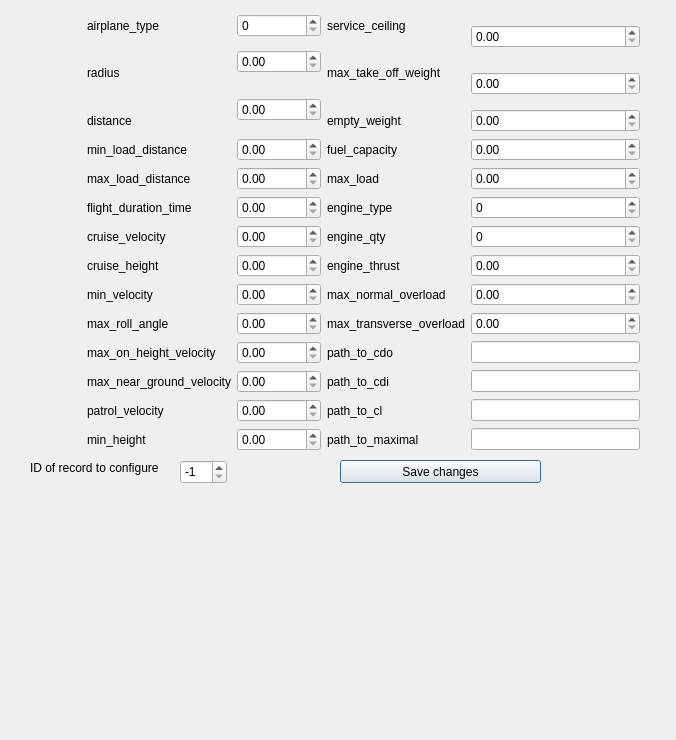
 <widget class="QDialog" name="edit_dialog_window">
  <property name="geometry">
   <rect>
    <x>0</x>
    <y>0</y>
    <width>676</width>
    <height>740</height>
   </rect>
  </property>
  <property name="windowTitle">
   <string>Dialog</string>
  </property>
  <widget class="QWidget" name="layoutWidget">
   <property name="geometry">
    <rect>
     <x>87</x>
     <y>14</y>
     <width>553</width>
     <height>437</height>
    </rect>
   </property>
   <layout class="QGridLayout" name="gridLayout">
    <item row="0" column="1">
     <widget class="QSpinBox" name="airplane_type_"/>
    </item>
    <item row="0" column="2">
     <widget class="QLabel" name="label_15">
      <property name="text">
       <string>service_ceiling</string>
      </property>
     </widget>
    </item>
    <item row="0" column="3" rowspan="2">
     <widget class="QDoubleSpinBox" name="service_ceiling_">
      <property name="maximum">
       <double>50000.000000000000000</double>
      </property>
     </widget>
    </item>
    <item row="1" column="1" rowspan="2">
     <widget class="QDoubleSpinBox" name="radius_">
      <property name="maximum">
       <double>100000000.000000000000000</double>
      </property>
      <property name="singleStep">
       <double>1000.000000000000000</double>
      </property>
     </widget>
    </item>
    <item row="2" column="0">
     <widget class="QLabel" name="label_2">
      <property name="text">
       <string>radius</string>
      </property>
     </widget>
    </item>
    <item row="2" column="2">
     <widget class="QLabel" name="label_16">
      <property name="text">
       <string>max_take_off_weight</string>
      </property>
     </widget>
    </item>
    <item row="2" column="3" rowspan="2">
     <widget class="QDoubleSpinBox" name="max_take_off_weight_">
      <property name="maximum">
       <double>500000.000000000000000</double>
      </property>
     </widget>
    </item>
    <item row="3" column="1" rowspan="2">
     <widget class="QDoubleSpinBox" name="distance_">
      <property name="maximum">
       <double>100000000.000000000000000</double>
      </property>
      <property name="singleStep">
       <double>1000.000000000000000</double>
      </property>
     </widget>
    </item>
    <item row="4" column="0">
     <widget class="QLabel" name="label_3">
      <property name="text">
       <string>distance</string>
      </property>
     </widget>
    </item>
    <item row="4" column="2">
     <widget class="QLabel" name="label_17">
      <property name="text">
       <string>empty_weight </string>
      </property>
     </widget>
    </item>
    <item row="4" column="3">
     <widget class="QDoubleSpinBox" name="empty_weight_">
      <property name="maximum">
       <double>500000.000000000000000</double>
      </property>
     </widget>
    </item>
    <item row="5" column="0">
     <widget class="QLabel" name="label_4">
      <property name="text">
       <string>min_load_distance</string>
      </property>
     </widget>
    </item>
    <item row="5" column="1">
     <widget class="QDoubleSpinBox" name="min_load_distance_">
      <property name="maximum">
       <double>100000000.000000000000000</double>
      </property>
      <property name="singleStep">
       <double>1000.000000000000000</double>
      </property>
     </widget>
    </item>
    <item row="5" column="2">
     <widget class="QLabel" name="label_18">
      <property name="text">
       <string>fuel_capacity</string>
      </property>
     </widget>
    </item>
    <item row="5" column="3">
     <widget class="QDoubleSpinBox" name="fuel_capacity_">
      <property name="maximum">
       <double>500000.000000000000000</double>
      </property>
     </widget>
    </item>
    <item row="6" column="0">
     <widget class="QLabel" name="label_5">
      <property name="text">
       <string>max_load_distance</string>
      </property>
     </widget>
    </item>
    <item row="6" column="1">
     <widget class="QDoubleSpinBox" name="max_load_distance_">
      <property name="maximum">
       <double>100000000.000000000000000</double>
      </property>
      <property name="singleStep">
       <double>1000.000000000000000</double>
      </property>
     </widget>
    </item>
    <item row="6" column="2">
     <widget class="QLabel" name="label_19">
      <property name="text">
       <string>max_load </string>
      </property>
     </widget>
    </item>
    <item row="6" column="3">
     <widget class="QDoubleSpinBox" name="max_load_">
      <property name="maximum">
       <double>500000.000000000000000</double>
      </property>
     </widget>
    </item>
    <item row="7" column="0">
     <widget class="QLabel" name="label_6">
      <property name="text">
       <string>flight_duration_time</string>
      </property>
     </widget>
    </item>
    <item row="7" column="1">
     <widget class="QDoubleSpinBox" name="flight_duration_time_">
      <property name="maximum">
       <double>1000000.000000000000000</double>
      </property>
     </widget>
    </item>
    <item row="7" column="2">
     <widget class="QLabel" name="label_20">
      <property name="text">
       <string>engine_type</string>
      </property>
     </widget>
    </item>
    <item row="7" column="3">
     <widget class="QSpinBox" name="engine_type_"/>
    </item>
    <item row="8" column="0">
     <widget class="QLabel" name="label_7">
      <property name="text">
       <string>cruise_velocity</string>
      </property>
     </widget>
    </item>
    <item row="8" column="1">
     <widget class="QDoubleSpinBox" name="cruise_velocity_">
      <property name="maximum">
       <double>10000000.000000000000000</double>
      </property>
     </widget>
    </item>
    <item row="8" column="2">
     <widget class="QLabel" name="label_21">
      <property name="text">
       <string>engine_qty</string>
      </property>
     </widget>
    </item>
    <item row="8" column="3">
     <widget class="QSpinBox" name="engine_qty_"/>
    </item>
    <item row="9" column="0">
     <widget class="QLabel" name="label_8">
      <property name="text">
       <string>cruise_height</string>
      </property>
     </widget>
    </item>
    <item row="9" column="1">
     <widget class="QDoubleSpinBox" name="cruise_height_">
      <property name="maximum">
       <double>50000.000000000000000</double>
      </property>
     </widget>
    </item>
    <item row="9" column="2">
     <widget class="QLabel" name="label_22">
      <property name="text">
       <string>engine_thrust</string>
      </property>
     </widget>
    </item>
    <item row="9" column="3">
     <widget class="QDoubleSpinBox" name="engine_thrust_">
      <property name="maximum">
       <double>500000.000000000000000</double>
      </property>
     </widget>
    </item>
    <item row="10" column="0">
     <widget class="QLabel" name="label_9">
      <property name="text">
       <string>min_velocity</string>
      </property>
     </widget>
    </item>
    <item row="10" column="1">
     <widget class="QDoubleSpinBox" name="min_velocity_">
      <property name="maximum">
       <double>10000.000000000000000</double>
      </property>
     </widget>
    </item>
    <item row="10" column="2">
     <widget class="QLabel" name="label_23">
      <property name="text">
       <string>max_normal_overload</string>
      </property>
     </widget>
    </item>
    <item row="10" column="3">
     <widget class="QDoubleSpinBox" name="max_normal_overload_">
      <property name="maximum">
       <double>100.000000000000000</double>
      </property>
     </widget>
    </item>
    <item row="11" column="0">
     <widget class="QLabel" name="label_10">
      <property name="text">
       <string>max_roll_angle</string>
      </property>
     </widget>
    </item>
    <item row="11" column="1">
     <widget class="QDoubleSpinBox" name="max_roll_angle_">
      <property name="maximum">
       <double>3.000000000000000</double>
      </property>
     </widget>
    </item>
    <item row="11" column="2">
     <widget class="QLabel" name="label_24">
      <property name="text">
       <string>max_transverse_overload</string>
      </property>
     </widget>
    </item>
    <item row="11" column="3">
     <widget class="QDoubleSpinBox" name="max_transverse_overload_"/>
    </item>
    <item row="12" column="0">
     <widget class="QLabel" name="label_11">
      <property name="text">
       <string>max_on_height_velocity</string>
      </property>
     </widget>
    </item>
    <item row="12" column="1">
     <widget class="QDoubleSpinBox" name="max_on_height_velocity_">
      <property name="maximum">
       <double>10000.000000000000000</double>
      </property>
     </widget>
    </item>
    <item row="12" column="2">
     <widget class="QLabel" name="label_25">
      <property name="text">
       <string>path_to_cdo</string>
      </property>
     </widget>
    </item>
    <item row="12" column="3">
     <widget class="QLineEdit" name="path_to_cdo_">
      <property name="text">
       <string/>
      </property>
     </widget>
    </item>
    <item row="13" column="0">
     <widget class="QLabel" name="label_12">
      <property name="text">
       <string>max_near_ground_velocity</string>
      </property>
     </widget>
    </item>
    <item row="13" column="1">
     <widget class="QDoubleSpinBox" name="max_near_ground_velocity_">
      <property name="maximum">
       <double>10000.000000000000000</double>
      </property>
     </widget>
    </item>
    <item row="13" column="2">
     <widget class="QLabel" name="label_26">
      <property name="text">
       <string>path_to_cdi</string>
      </property>
     </widget>
    </item>
    <item row="13" column="3">
     <widget class="QLineEdit" name="path_to_cdi_">
      <property name="text">
       <string/>
      </property>
     </widget>
    </item>
    <item row="14" column="0">
     <widget class="QLabel" name="label_13">
      <property name="text">
       <string>patrol_velocity </string>
      </property>
     </widget>
    </item>
    <item row="14" column="1">
     <widget class="QDoubleSpinBox" name="patrol_velocity_">
      <property name="maximum">
       <double>10000.000000000000000</double>
      </property>
     </widget>
    </item>
    <item row="14" column="2">
     <widget class="QLabel" name="label_27">
      <property name="text">
       <string>path_to_cl </string>
      </property>
     </widget>
    </item>
    <item row="14" column="3">
     <widget class="QLineEdit" name="path_to_cl_">
      <property name="text">
       <string/>
      </property>
     </widget>
    </item>
    <item row="15" column="0">
     <widget class="QLabel" name="label_14">
      <property name="text">
       <string>min_height</string>
      </property>
     </widget>
    </item>
    <item row="15" column="1">
     <widget class="QDoubleSpinBox" name="min_height_">
      <property name="maximum">
       <double>50000.000000000000000</double>
      </property>
     </widget>
    </item>
    <item row="15" column="2">
     <widget class="QLabel" name="label_28">
      <property name="text">
       <string>path_to_maximal</string>
      </property>
     </widget>
    </item>
    <item row="15" column="3">
     <widget class="QLineEdit" name="path_to_maximal_">
      <property name="text">
       <string/>
      </property>
     </widget>
    </item>
    <item row="0" column="0">
     <widget class="QLabel" name="label">
      <property name="text">
       <string>airplane_type</string>
      </property>
     </widget>
    </item>
   </layout>
  </widget>
  <widget class="QPushButton" name="save_changes_">
   <property name="geometry">
    <rect>
     <x>340</x>
     <y>460</y>
     <width>201</width>
     <height>23</height>
    </rect>
   </property>
   <property name="text">
    <string>Save changes</string>
   </property>
  </widget>
  <widget class="QSpinBox" name="load_record_">
   <property name="geometry">
    <rect>
     <x>180</x>
     <y>460</y>
     <width>47</width>
     <height>24</height>
    </rect>
   </property>
   <property name="minimum">
    <number>-1</number>
   </property>
   <property name="value">
    <number>-1</number>
   </property>
  </widget>
  <widget class="QLabel" name="label_29">
   <property name="geometry">
    <rect>
     <x>30</x>
     <y>460</y>
     <width>151</width>
     <height>16</height>
    </rect>
   </property>
   <property name="text">
    <string>ID of record to configure</string>
   </property>
  </widget>
 </widget>
